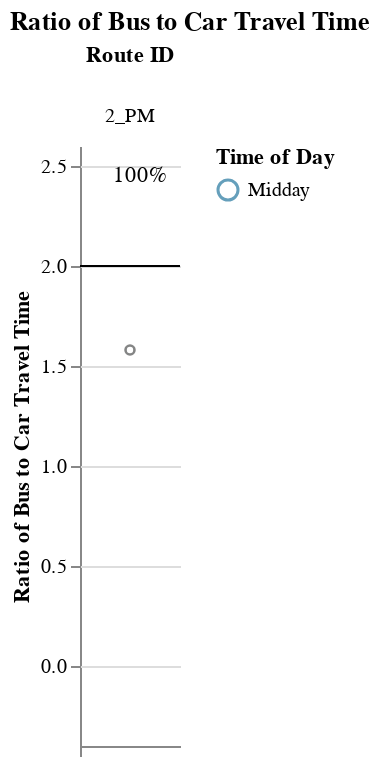
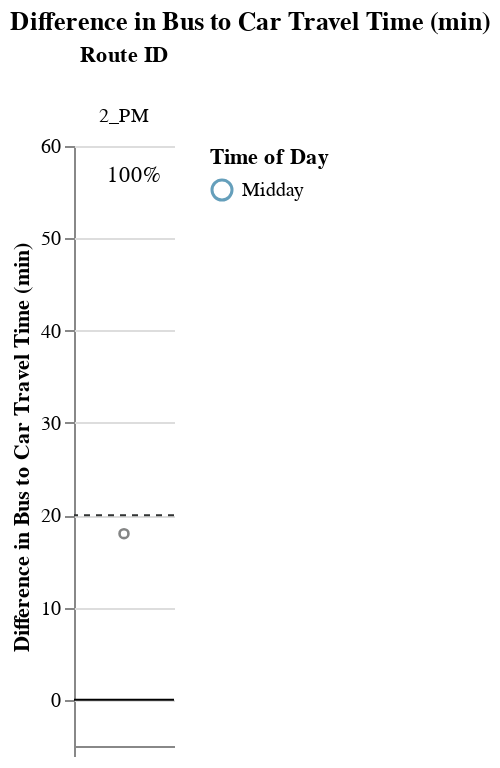

These figures' notebook cell, in order:
### Markdown cell above
## Viable Competitive Routes
### Short Routes (< 1 hr)

### Code cell
# Allow for possibility that operator doesn't have routes that fall into certain route_groups
# But, jupyterbook will not like markdown with f-string
# separate out route_group and put in each cell, and use try/except + if to display...
# but all 3 route groups must be displayed. just add sentence about why no routes were returned at the end
route_group = "short"
try:
    display_charts_for_route_group(df, route_group)
except:
    print("No routes meet this criteria.")

### Figure 1 — Vega-Lite specification as saved in the notebook (floating-point values rounded to 4 significant figures)
{"config": {"view": {"continuousWidth": 400, "continuousHeight": 300, "stroke": null}, "facet": {"spacing": 0}}, "data": {"name": "data-119f7e084a04b48c3d2c73eefcc0156a"}, "facet": {"column": {"field": "route_id", "sort": ["2_PM"], "title": "Route ID", "type": "nominal"}}, "spec": {"layer": [{"mark": "rule", "encoding": {"color": {"value": "black"}, "y": {"field": "cutoff", "type": "quantitative"}}, "selection": {"selector001": {"type": "interval", "bind": "scales", "encodings": ["x", "y"]}}}, {"mark": {"type": "point", "opacity": 0.65, "size": 12, "strokeWidth": 1.1}, "encoding": {"color": {"field": "time_of_day", "scale": {"range": ["#136C97", "#E16B26", "#F6BF16", "#00896B", "#7790A3", "#5B559C"]}, "sort": ["AM Peak", "Midday", "PM Peak", "Owl Service"], "title": "Time of Day", "type": "nominal"}, "tooltip": [{"field": "route_id", "type": "nominal"}, {"field": "trip_id", "type": "nominal"}, {"field": "service_hours", "type": "quantitative"}, {"field": "car_duration_hours", "type": "quantitative"}, {"field": "bus_multiplier", "type": "quantitative"}, {"field": "bus_difference", "type": "quantitative"}, {"field": "num_trips", "type": "quantitative"}, {"field": "num_competitive", "type": "quantitative"}, {"field": "pct_trips_competitive", "type": "quantitative"}, {"field": "p25", "type": "quantitative"}, {"field": "p50", "type": "quantitative"}, {"field": "p75", "type": "quantitative"}], "x": {"axis": {"grid": false, "labels": false, "ticks": true, "values": [0]}, "field": "jitter", "scale": {}, "title": null, "type": "quantitative"}, "y": {"field": "bus_multiplier", "scale": {"domain": [-0.25, 2.5]}, "title": "Ratio of Bus to Car Travel Time", "type": "quantitative"}}, "transform": [{"calculate": "sqrt(-2*log(random()))*cos(2*PI*random())", "as": "jitter"}], "width": 50}, {"layer": [{"mark": {"type": "point", "opacity": 0.6, "size": 20, "strokeWidth": 1.3}, "encoding": {"color": {"value": "#323434"}, "y": {"field": "bus_multiplier", "type": "quantitative"}}, "transform": [{"filter": "(datum.p50_trip === 1)"}]}, {"mark": {"type": "text", "align": "center", "baseline": "middle"}, "encoding": {"color": {"value": "black"}, "text": {"field": "pct_trips_competitive", "format": ".0%", "type": "quantitative"}, "tooltip": [{"field": "route_id", "type": "nominal"}, {"field": "trip_id", "type": "nominal"}, {"field": "service_hours", "type": "quantitative"}, {"field": "car_duration_hours", "type": "quantitative"}, {"field": "bus_multiplier", "type": "quantitative"}, {"field": "bus_difference", "type": "quantitative"}, {"field": "num_trips", "type": "quantitative"}, {"field": "num_competitive", "type": "quantitative"}, {"field": "pct_trips_competitive", "type": "quantitative"}, {"field": "p25", "type": "quantitative"}, {"field": "p50", "type": "quantitative"}, {"field": "p75", "type": "quantitative"}], "x": {"value": 30}, "y": {"value": 15}}, "transform": [{"calculate": "sqrt(-2*log(random()))*cos(2*PI*random())", "as": "jitter"}, {"filter": "(datum.fastest_trip === 1)"}]}]}]}, "resolve": {"scale": {"y": "shared"}}, "title": "Ratio of Bus to Car Travel Time", "$schema": "https://vega.github.io/schema/vega-lite/v4.17.0.json", "datasets": {"data-119f7e084a04b48c3d2c73eefcc0156a": [{"calitp_itp_id": 271, "trip_key": 4838876181372293792, "trip_id": "936516", "shape_id": "38258", "route_id": "2_PM", "service_hours": 0.82, "trip_first_departure_ts": 55680, "trip_last_arrival_ts": 58620, "departure_hour": 15, "time_of_day": "Midday", "p25": 0.82, "p50": 0.82, "p75": 0.82, "p50_trip": 1, "fastest_trip": 1, "car_duration_hours": 0.52, "competitive_route": 1, "bus_multiplier": 1.58, "bus_difference": 18.0, "num_trips": 1, "num_competitive": 1, "pct_trips_competitive": 1.0, "bus_difference_spread": 0.0, "route_group": "short", "max_trip_hrs": 0.82, "max_trip_route_group": 1.0, "name": "City of Roseville", "caltrans_district": "03 - Marysville", "drmt_organization_name": null, "cutoff2": 20, "cutoff": 2}]}}

### Figure 2 — Vega-Lite specification as saved in the notebook (floating-point values rounded to 4 significant figures)
{"config": {"view": {"continuousWidth": 400, "continuousHeight": 300, "stroke": null}, "facet": {"spacing": 0}}, "data": {"name": "data-f3f2619210e642e756b2844ef0fde431"}, "facet": {"column": {"field": "route_id", "sort": ["2_PM"], "title": "Route ID", "type": "nominal"}}, "spec": {"layer": [{"mark": "rule", "encoding": {"color": {"value": "black"}, "y": {"field": "cutoff", "type": "quantitative"}}, "selection": {"selector002": {"type": "interval", "bind": "scales", "encodings": ["x", "y"]}}}, {"mark": {"type": "rule", "strokeDash": [3, 3]}, "encoding": {"color": {"value": "#323434"}, "y": {"field": "cutoff2", "type": "quantitative"}}}, {"mark": {"type": "point", "opacity": 0.65, "size": 12, "strokeWidth": 1.1}, "encoding": {"color": {"field": "time_of_day", "scale": {"range": ["#136C97", "#E16B26", "#F6BF16", "#00896B", "#7790A3", "#5B559C"]}, "sort": ["AM Peak", "Midday", "PM Peak", "Owl Service"], "title": "Time of Day", "type": "nominal"}, "tooltip": [{"field": "route_id", "type": "nominal"}, {"field": "trip_id", "type": "nominal"}, {"field": "service_hours", "type": "quantitative"}, {"field": "car_duration_hours", "type": "quantitative"}, {"field": "bus_multiplier", "type": "quantitative"}, {"field": "bus_difference", "type": "quantitative"}, {"field": "num_trips", "type": "quantitative"}, {"field": "num_competitive", "type": "quantitative"}, {"field": "pct_trips_competitive", "type": "quantitative"}, {"field": "p25", "type": "quantitative"}, {"field": "p50", "type": "quantitative"}, {"field": "p75", "type": "quantitative"}], "x": {"axis": {"grid": false, "labels": false, "ticks": true, "values": [0]}, "field": "jitter", "scale": {}, "title": null, "type": "quantitative"}, "y": {"field": "bus_difference", "scale": {"domain": [-5, 57.6]}, "title": "Difference in Bus to Car Travel Time (min)", "type": "quantitative"}}, "transform": [{"calculate": "sqrt(-2*log(random()))*cos(2*PI*random())", "as": "jitter"}], "width": 50}, {"layer": [{"mark": {"type": "point", "opacity": 0.6, "size": 20, "strokeWidth": 1.3}, "encoding": {"color": {"value": "#323434"}, "y": {"field": "bus_difference", "type": "quantitative"}}, "transform": [{"filter": "(datum.p50_trip === 1)"}]}, {"mark": {"type": "text", "align": "center", "baseline": "middle"}, "encoding": {"color": {"value": "black"}, "text": {"field": "pct_trips_competitive", "format": ".0%", "type": "quantitative"}, "tooltip": [{"field": "route_id", "type": "nominal"}, {"field": "trip_id", "type": "nominal"}, {"field": "service_hours", "type": "quantitative"}, {"field": "car_duration_hours", "type": "quantitative"}, {"field": "bus_multiplier", "type": "quantitative"}, {"field": "bus_difference", "type": "quantitative"}, {"field": "num_trips", "type": "quantitative"}, {"field": "num_competitive", "type": "quantitative"}, {"field": "pct_trips_competitive", "type": "quantitative"}, {"field": "p25", "type": "quantitative"}, {"field": "p50", "type": "quantitative"}, {"field": "p75", "type": "quantitative"}], "x": {"value": 30}, "y": {"value": 15}}, "transform": [{"calculate": "sqrt(-2*log(random()))*cos(2*PI*random())", "as": "jitter"}, {"filter": "(datum.fastest_trip === 1)"}]}]}]}, "resolve": {"scale": {"y": "shared"}}, "title": "Difference in Bus to Car Travel Time (min)", "$schema": "https://vega.github.io/schema/vega-lite/v4.17.0.json", "datasets": {"data-f3f2619210e642e756b2844ef0fde431": [{"calitp_itp_id": 271, "trip_key": 4838876181372293792, "trip_id": "936516", "shape_id": "38258", "route_id": "2_PM", "service_hours": 0.82, "trip_first_departure_ts": 55680, "trip_last_arrival_ts": 58620, "departure_hour": 15, "time_of_day": "Midday", "p25": 0.82, "p50": 0.82, "p75": 0.82, "p50_trip": 1, "fastest_trip": 1, "car_duration_hours": 0.52, "competitive_route": 1, "bus_multiplier": 1.58, "bus_difference": 18.0, "num_trips": 1, "num_competitive": 1, "pct_trips_competitive": 1.0, "bus_difference_spread": 0.0, "route_group": "short", "max_trip_hrs": 0.82, "max_trip_route_group": 1.0, "name": "City of Roseville", "caltrans_district": "03 - Marysville", "drmt_organization_name": null, "cutoff2": 20, "cutoff": 0}]}}
